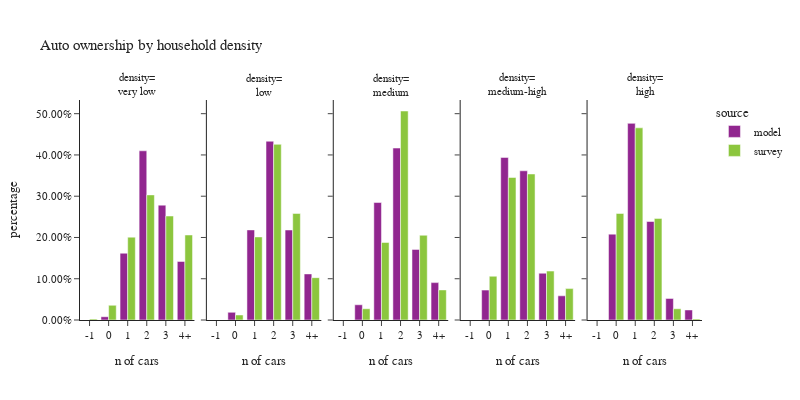

The notebook cell this image was saved under:
### Code cell
plot_auto(hh.dropna(subset=['hh_density_group']),'hh_density_group','household density','density')

### Figure 1 — Plotly figure (JSON) as saved in the notebook; plotly's stock layout.template omitted (floating-point values rounded to 4 significant figures)
{"data": [{"alignmentgroup": "True", "customdata": [[0], [1714], [35120], [88985], [60410], [30802]], "hovertemplate": "source=model<br>hh_density_group=very low<br>auto_ownership_simple=%{x}<br>percentage=%{y}<br>sample count=%{customdata[0]}<extra></extra>", "legendgroup": "model", "marker": {"color": "#91268F", "pattern": {"shape": ""}}, "name": "model", "offsetgroup": "model", "orientation": "v", "showlegend": true, "textposition": "auto", "type": "bar", "x": ["-1", "0", "1", "2", "3", "4+"], "xaxis": "x", "y": [0.0, 0.007897, 0.1618, 0.41, 0.2783, 0.1419], "yaxis": "y"}, {"alignmentgroup": "True", "customdata": [[0], [4035], [47387], [94029], [47342], [24233]], "hovertemplate": "source=model<br>hh_density_group=low<br>auto_ownership_simple=%{x}<br>percentage=%{y}<br>sample count=%{customdata[0]}<extra></extra>", "legendgroup": "model", "marker": {"color": "#91268F", "pattern": {"shape": ""}}, "name": "model", "offsetgroup": "model", "orientation": "v", "showlegend": false, "textposition": "auto", "type": "bar", "x": ["-1", "0", "1", "2", "3", "4+"], "xaxis": "x2", "y": [0.0, 0.01859, 0.2183, 0.4333, 0.2181, 0.1117], "yaxis": "y2"}, {"alignmentgroup": "True", "customdata": [[0], [16009], [123558], [180861], [74277], [39317]], "hovertemplate": "source=model<br>hh_density_group=medium<br>auto_ownership_simple=%{x}<br>percentage=%{y}<br>sample count=%{customdata[0]}<extra></extra>", "legendgroup": "model", "marker": {"color": "#91268F", "pattern": {"shape": ""}}, "name": "model", "offsetgroup": "model", "orientation": "v", "showlegend": false, "textposition": "auto", "type": "bar", "x": ["-1", "0", "1", "2", "3", "4+"], "xaxis": "x3", "y": [0.0, 0.03689, 0.2847, 0.4167, 0.1711, 0.09059], "yaxis": "y3"}, {"alignmentgroup": "True", "customdata": [[0], [31445], [171013], [156928], [49214], [25435]], "hovertemplate": "source=model<br>hh_density_group=medium-high<br>auto_ownership_simple=%{x}<br>percentage=%{y}<br>sample count=%{customdata[0]}<extra></extra>", "legendgroup": "model", "marker": {"color": "#91268F", "pattern": {"shape": ""}}, "name": "model", "offsetgroup": "model", "orientation": "v", "showlegend": false, "textposition": "auto", "type": "bar", "x": ["-1", "0", "1", "2", "3", "4+"], "xaxis": "x4", "y": [0.0, 0.07245, 0.394, 0.3616, 0.1134, 0.0586], "yaxis": "y4"}, {"alignmentgroup": "True", "customdata": [[0], [90322], [206825], [103600], [22689], [10579]], "hovertemplate": "source=model<br>hh_density_group=high<br>auto_ownership_simple=%{x}<br>percentage=%{y}<br>sample count=%{customdata[0]}<extra></extra>", "legendgroup": "model", "marker": {"color": "#91268F", "pattern": {"shape": ""}}, "name": "model", "offsetgroup": "model", "orientation": "v", "showlegend": false, "textposition": "auto", "type": "bar", "x": ["-1", "0", "1", "2", "3", "4+"], "xaxis": "x5", "y": [0.0, 0.2081, 0.4765, 0.2387, 0.05228, 0.02437], "yaxis": "y5"}, {"alignmentgroup": "True", "customdata": [[1], [9], [86], [137], [66], [37]], "hovertemplate": "source=survey<br>hh_density_group=very low<br>auto_ownership_simple=%{x}<br>percentage=%{y}<br>sample count=%{customdata[0]}<extra></extra>", "legendgroup": "survey", "marker": {"color": "#8CC63E", "pattern": {"shape": ""}}, "name": "survey", "offsetgroup": "survey", "orientation": "v", "showlegend": true, "textposition": "auto", "type": "bar", "x": ["-1", "0", "1", "2", "3", "4+"], "xaxis": "x", "y": [0.002392, 0.03564, 0.2008, 0.3032, 0.252, 0.206], "yaxis": "y"}, {"alignmentgroup": "True", "customdata": [[0], [4], [88], [170], [60], [18]], "hovertemplate": "source=survey<br>hh_density_group=low<br>auto_ownership_simple=%{x}<br>percentage=%{y}<br>sample count=%{customdata[0]}<extra></extra>", "legendgroup": "survey", "marker": {"color": "#8CC63E", "pattern": {"shape": ""}}, "name": "survey", "offsetgroup": "survey", "orientation": "v", "showlegend": false, "textposition": "auto", "type": "bar", "x": ["-1", "0", "1", "2", "3", "4+"], "xaxis": "x2", "y": [0.0, 0.01216, 0.2013, 0.4257, 0.2582, 0.1026], "yaxis": "y2"}, {"alignmentgroup": "True", "customdata": [[0], [21], [195], [259], [65], [30]], "hovertemplate": "source=survey<br>hh_density_group=medium<br>auto_ownership_simple=%{x}<br>percentage=%{y}<br>sample count=%{customdata[0]}<extra></extra>", "legendgroup": "survey", "marker": {"color": "#8CC63E", "pattern": {"shape": ""}}, "name": "survey", "offsetgroup": "survey", "orientation": "v", "showlegend": false, "textposition": "auto", "type": "bar", "x": ["-1", "0", "1", "2", "3", "4+"], "xaxis": "x3", "y": [0.0, 0.02729, 0.1879, 0.5065, 0.2054, 0.07292], "yaxis": "y3"}, {"alignmentgroup": "True", "customdata": [[0], [63], [357], [216], [49], [25]], "hovertemplate": "source=survey<br>hh_density_group=medium-high<br>auto_ownership_simple=%{x}<br>percentage=%{y}<br>sample count=%{customdata[0]}<extra></extra>", "legendgroup": "survey", "marker": {"color": "#8CC63E", "pattern": {"shape": ""}}, "name": "survey", "offsetgroup": "survey", "orientation": "v", "showlegend": false, "textposition": "auto", "type": "bar", "x": ["-1", "0", "1", "2", "3", "4+"], "xaxis": "x4", "y": [0.0, 0.1061, 0.3454, 0.3539, 0.1185, 0.0761], "yaxis": "y4"}, {"alignmentgroup": "True", "customdata": [[0], [475], [850], [252], [28], [8]], "hovertemplate": "source=survey<br>hh_density_group=high<br>auto_ownership_simple=%{x}<br>percentage=%{y}<br>sample count=%{customdata[0]}<extra></extra>", "legendgroup": "survey", "marker": {"color": "#8CC63E", "pattern": {"shape": ""}}, "name": "survey", "offsetgroup": "survey", "orientation": "v", "showlegend": false, "textposition": "auto", "type": "bar", "x": ["-1", "0", "1", "2", "3", "4+"], "xaxis": "x5", "y": [0.0, 0.2582, 0.4657, 0.2463, 0.02727, 0.002575], "yaxis": "y5"}], "layout": {"annotations": [{"font": {}, "showarrow": false, "text": "density=<br>very low", "x": 0.092, "xanchor": "center", "xref": "paper", "y": 1.0, "yanchor": "bottom", "yref": "paper"}, {"font": {}, "showarrow": false, "text": "density=<br>low", "x": 0.296, "xanchor": "center", "xref": "paper", "y": 1.0, "yanchor": "bottom", "yref": "paper"}, {"font": {}, "showarrow": false, "text": "density=<br>medium", "x": 0.5, "xanchor": "center", "xref": "paper", "y": 1.0, "yanchor": "bottom", "yref": "paper"}, {"font": {}, "showarrow": false, "text": "density=<br>medium-high", "x": 0.704, "xanchor": "center", "xref": "paper", "y": 1.0, "yanchor": "bottom", "yref": "paper"}, {"font": {}, "showarrow": false, "text": "density=<br>high", "x": 0.908, "xanchor": "center", "xref": "paper", "y": 1.0, "yanchor": "bottom", "yref": "paper"}], "barmode": "group", "font": {"size": 11}, "height": 400, "legend": {"title": {"text": "source"}, "tracegroupgap": 0}, "title": {"text": "Auto ownership by household density"}, "width": 800, "xaxis": {"anchor": "y", "domain": [0.0, 0.184], "title": {"text": "n of cars"}}, "xaxis2": {"anchor": "y2", "domain": [0.204, 0.388], "matches": "x", "title": {"text": "n of cars"}}, "xaxis3": {"anchor": "y3", "domain": [0.408, 0.592], "matches": "x", "title": {"text": "n of cars"}}, "xaxis4": {"anchor": "y4", "domain": [0.612, 0.796], "matches": "x", "title": {"text": "n of cars"}}, "xaxis5": {"anchor": "y5", "domain": [0.816, 1.0], "matches": "x", "title": {"text": "n of cars"}}, "yaxis": {"anchor": "x", "domain": [0.0, 1.0], "tickformat": ".2%", "title": {"text": "percentage"}}, "yaxis2": {"anchor": "x2", "domain": [0.0, 1.0], "matches": "y", "showticklabels": false, "tickformat": ".2%"}, "yaxis3": {"anchor": "x3", "domain": [0.0, 1.0], "matches": "y", "showticklabels": false, "tickformat": ".2%"}, "yaxis4": {"anchor": "x4", "domain": [0.0, 1.0], "matches": "y", "showticklabels": false, "tickformat": ".2%"}, "yaxis5": {"anchor": "x5", "domain": [0.0, 1.0], "matches": "y", "showticklabels": false, "tickformat": ".2%"}}}
